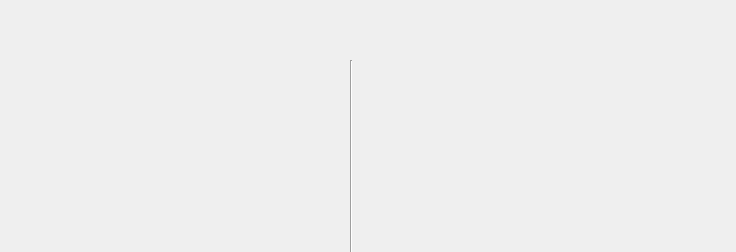
<?xml version="1.0" encoding="UTF-8"?>
<ui version="4.0">
 <class>MainWindow</class>
 <widget class="QMainWindow" name="MainWindow">
  <property name="geometry">
   <rect>
    <x>0</x>
    <y>0</y>
    <width>736</width>
    <height>252</height>
   </rect>
  </property>
  <property name="sizePolicy">
   <sizepolicy hsizetype="Fixed" vsizetype="Fixed">
    <horstretch>0</horstretch>
    <verstretch>0</verstretch>
   </sizepolicy>
  </property>
  <property name="windowTitle">
   <string>MainWindow</string>
  </property>
  <widget class="QWidget" name="centralWidget">
   <property name="sizePolicy">
    <sizepolicy hsizetype="Fixed" vsizetype="Fixed">
     <horstretch>0</horstretch>
     <verstretch>0</verstretch>
    </sizepolicy>
   </property>
   <property name="minimumSize">
    <size>
     <width>736</width>
     <height>252</height>
    </size>
   </property>
   <property name="maximumSize">
    <size>
     <width>736</width>
     <height>252</height>
    </size>
   </property>
   <widget class="QWidget" name="layoutWidget">
    <property name="geometry">
     <rect>
      <x>150</x>
      <y>60</y>
      <width>481</width>
      <height>581</height>
     </rect>
    </property>
    <layout class="QHBoxLayout" name="horizontalLayout">
     <item>
      <layout class="QVBoxLayout" name="verticalLayout">
       <item>
        <widget class="QLabel" name="label_6">
         <property name="text">
          <string/>
         </property>
        </widget>
       </item>
       <item>
        <widget class="QLabel" name="label">
         <property name="sizePolicy">
          <sizepolicy hsizetype="Preferred" vsizetype="Preferred">
           <horstretch>0</horstretch>
           <verstretch>0</verstretch>
          </sizepolicy>
         </property>
         <property name="text">
          <string>收益</string>
         </property>
        </widget>
       </item>
       <item>
        <widget class="QLabel" name="label_2">
         <property name="sizePolicy">
          <sizepolicy hsizetype="Preferred" vsizetype="Preferred">
           <horstretch>0</horstretch>
           <verstretch>0</verstretch>
          </sizepolicy>
         </property>
         <property name="text">
          <string>最大回撤</string>
         </property>
        </widget>
       </item>
       <item>
        <widget class="QLabel" name="label_3">
         <property name="sizePolicy">
          <sizepolicy hsizetype="Preferred" vsizetype="Preferred">
           <horstretch>0</horstretch>
           <verstretch>0</verstretch>
          </sizepolicy>
         </property>
         <property name="text">
          <string>&amp;sharp比</string>
         </property>
         <property name="buddy">
          <cstring>doubleSpinBox_sharp_min</cstring>
         </property>
        </widget>
       </item>
      </layout>
     </item>
     <item>
      <spacer name="verticalSpacer">
       <property name="orientation">
        <enum>Qt::Vertical</enum>
       </property>
       <property name="sizeType">
        <enum>QSizePolicy::Minimum</enum>
       </property>
       <property name="sizeHint" stdset="0">
        <size>
         <width>20</width>
         <height>579</height>
        </size>
       </property>
      </spacer>
     </item>
     <item>
      <layout class="QGridLayout" name="gridLayout">
       <item row="2" column="1">
        <widget class="QDoubleSpinBox" name="doubleSpinBox_maxdrawdown_max"/>
       </item>
       <item row="2" column="0">
        <widget class="QDoubleSpinBox" name="doubleSpinBox_maxdrawdown_min"/>
       </item>
       <item row="1" column="0">
        <widget class="QDoubleSpinBox" name="doubleSpinBox_returns_min"/>
       </item>
       <item row="3" column="0">
        <widget class="QDoubleSpinBox" name="doubleSpinBox_sharp_min"/>
       </item>
       <item row="3" column="1">
        <widget class="QDoubleSpinBox" name="doubleSpinBox_sharp_max"/>
       </item>
       <item row="0" column="0">
        <widget class="QLabel" name="label_4">
         <property name="text">
          <string>最小值</string>
         </property>
        </widget>
       </item>
       <item row="1" column="1">
        <widget class="QDoubleSpinBox" name="doubleSpinBox_returns_max"/>
       </item>
       <item row="0" column="1">
        <widget class="QLabel" name="label_5">
         <property name="text">
          <string>最大值</string>
         </property>
        </widget>
       </item>
      </layout>
     </item>
     <item>
      <widget class="Line" name="line">
       <property name="frameShadow">
        <enum>QFrame::Sunken</enum>
       </property>
       <property name="orientation">
        <enum>Qt::Vertical</enum>
       </property>
      </widget>
     </item>
     <item>
      <spacer name="horizontalSpacer">
       <property name="orientation">
        <enum>Qt::Horizontal</enum>
       </property>
       <property name="sizeType">
        <enum>QSizePolicy::Preferred</enum>
       </property>
       <property name="sizeHint" stdset="0">
        <size>
         <width>200</width>
         <height>20</height>
        </size>
       </property>
      </spacer>
     </item>
     <item>
      <widget class="QPushButton" name="pushButton">
       <property name="text">
        <string>开始</string>
       </property>
      </widget>
     </item>
    </layout>
   </widget>
  </widget>
 </widget>
 <tabstops>
  <tabstop>doubleSpinBox_returns_min</tabstop>
  <tabstop>doubleSpinBox_returns_max</tabstop>
  <tabstop>doubleSpinBox_maxdrawdown_min</tabstop>
  <tabstop>doubleSpinBox_maxdrawdown_max</tabstop>
  <tabstop>doubleSpinBox_sharp_min</tabstop>
  <tabstop>doubleSpinBox_sharp_max</tabstop>
  <tabstop>pushButton</tabstop>
 </tabstops>
 <resources/>
 <connections/>
</ui>
